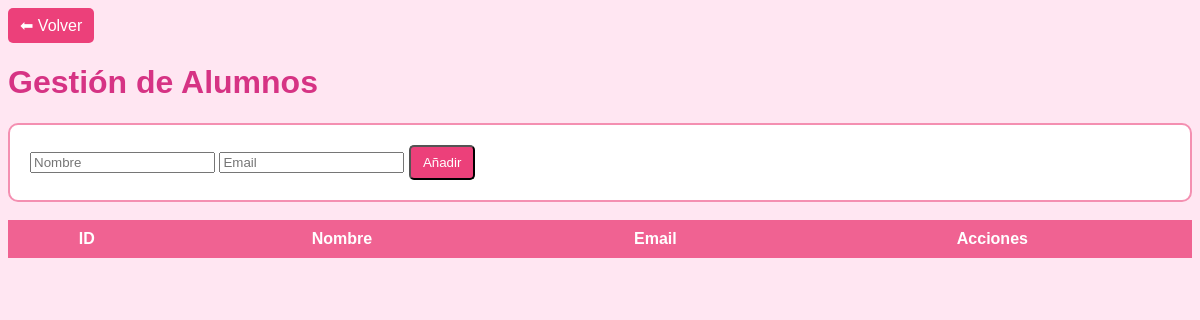
/alumnos.php, run on an earlier commit of the app's database.
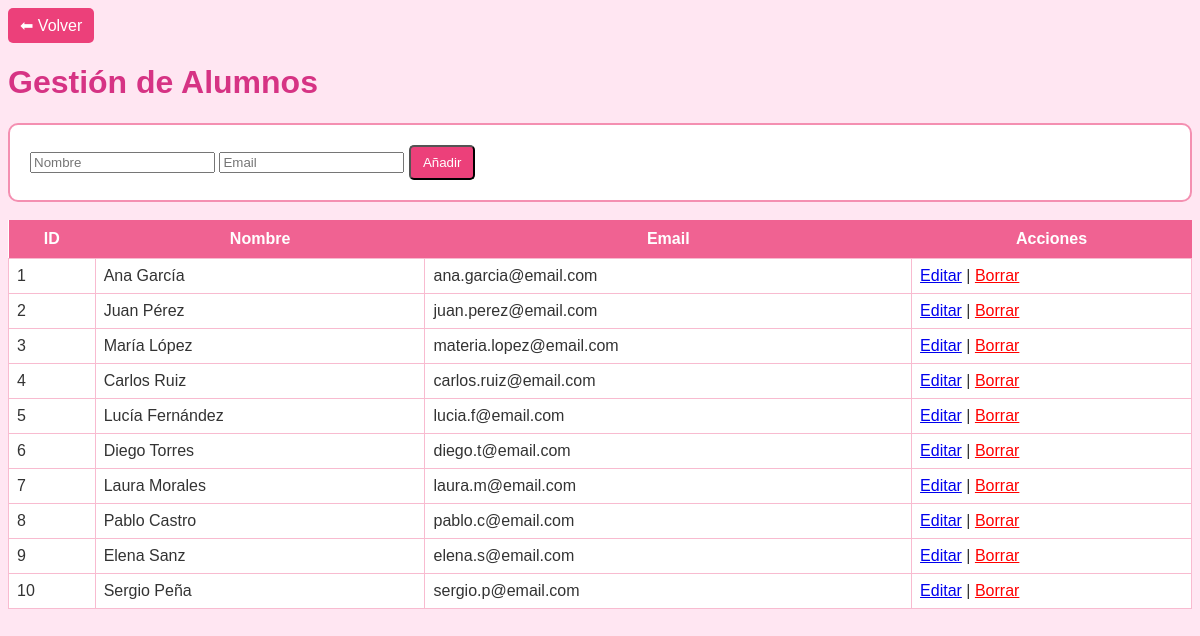
And on a later commit of the database.
### tables this page shows
CREATE TABLE alumnos (
    id INT AUTO_INCREMENT PRIMARY KEY,
    nombre VARCHAR(100),
    email VARCHAR(100),
    borrado TINYINT(1) DEFAULT 0
);

### alumnos.php (the view, shortened to what this page needs)
<?php
include 'db.php';
$resultado = mysqli_query($conexion, "SELECT * FROM alumnos WHERE borrado = 0");
?>
<!DOCTYPE html>
<html lang="es">
<head>
    <link rel="stylesheet" href="style.css">
</head>
<body>
    <a href="index.php" class="btn">⬅ Volver</a>
    <h1>Gestión de Alumnos</h1>
    <form method="POST">
        <input type="text" name="nombre" placeholder="Nombre" required>
        <input type="email" name="email" placeholder="Email" required>
        <button type="submit" name="guardar" class="btn">Añadir</button>
    </form>
    <br>
    <table>
        <tr><th>ID</th><th>Nombre</th><th>Email</th><th>Acciones</th></tr>
        <?php while($row = mysqli_fetch_assoc($resultado)) { ?>
        <tr>
            <td><?php echo $row['id']; ?></td>
            <td><?php echo $row['nombre']; ?></td>
            <td><?php echo $row['email']; ?></td>
            <td>
                <a href="editar_alumno.php?id=<?php echo $row['id']; ?>">Editar</a> |
                <a href="alumnos.php?borrar=<?php echo $row['id']; ?>" style="color:red">Borrar</a>
            </td>
        </tr>
        <?php } ?>
    </table>
</body>
</html>

### style.css (style rules this page uses)
body { font-family: Arial, sans-serif; background-color: #ffe6f2; color: #333; }
h1, h2 { color: #d63384; }
table { width: 100%; border-collapse: collapse; background-color: white; }
th { background-color: #f06292; color: white; padding: 10px; }
td { border: 1px solid #f8bbd0; padding: 8px; }
.btn { background-color: #ec407a; color: white; padding: 8px 12px; text-decoration: none; border-radius: 5px; display: inline-block; }
form { background: white; padding: 20px; border-radius: 10px; border: 2px solid #f48fb1; }

What changed in the data, as far as the page shows it:
added alumnos: id "1", nombre "Ana García", email "ana.garcia@email.com"
added alumnos: id "2", nombre "Juan Pérez", email "juan.perez@email.com"
added alumnos: id "3", nombre "María López", email "materia.lopez@email.com"
added alumnos: id "4", nombre "Carlos Ruiz", email "carlos.ruiz@email.com"
added alumnos: id "5", nombre "Lucía Fernández", email "lucia.f@email.com"
added alumnos: id "6", nombre "Diego Torres", email "diego.t@email.com"
added alumnos: id "7", nombre "Laura Morales", email "laura.m@email.com"
added alumnos: id "8", nombre "Pablo Castro", email "pablo.c@email.com"
added alumnos: id "9", nombre "Elena Sanz", email "elena.s@email.com"
added alumnos: id "10", nombre "Sergio Peña", email "sergio.p@email.com"
